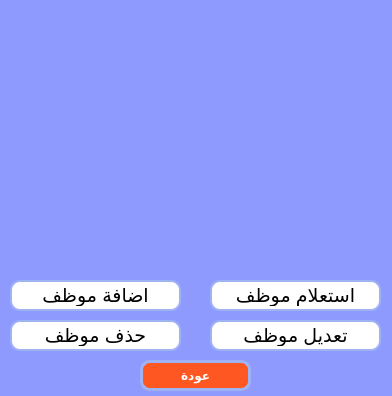
<?xml version="1.0" encoding="UTF-8"?>
<ui version="4.0">
 <class>Form</class>
 <widget class="QWidget" name="Form">
  <property name="geometry">
   <rect>
    <x>0</x>
    <y>0</y>
    <width>392</width>
    <height>396</height>
   </rect>
  </property>
  <property name="windowTitle">
   <string>ادارة الموظفين</string>
  </property>
  <property name="windowIcon">
   <iconset>
    <normaloff>Icon/Settings.jpg</normaloff>Icon/Settings.jpg</iconset>
  </property>
  <property name="styleSheet">
   <string notr="true">background-color: rgb(143, 154, 255);</string>
  </property>
  <widget class="QPushButton" name="pushButton_select_Employee">
   <property name="geometry">
    <rect>
     <x>210</x>
     <y>280</y>
     <width>171</width>
     <height>31</height>
    </rect>
   </property>
   <property name="font">
    <font>
     <family>Arial</family>
     <pointsize>14</pointsize>
    </font>
   </property>
   <property name="styleSheet">
    <string notr="true">QPushButton{
background-color: rgb(255, 255, 255);
color:rgb(0, 0, 0);
border-radius: 10px ;
padding: 3px 1px; 
font-family: &quot;Arial&quot;; 
border-radius: 10px;
border: 2px solid rgb(159, 179, 243);
}


QPushButton:hover{
    border-color: rgb(200, 150, 120); 
background-color: rgb(40, 167, 69);
}




</string>
   </property>
   <property name="text">
    <string>استعلام موظف</string>
   </property>
  </widget>
  <widget class="QPushButton" name="pushButton_Edit_Emplyee">
   <property name="geometry">
    <rect>
     <x>210</x>
     <y>320</y>
     <width>171</width>
     <height>31</height>
    </rect>
   </property>
   <property name="font">
    <font>
     <family>Arial</family>
     <pointsize>14</pointsize>
    </font>
   </property>
   <property name="styleSheet">
    <string notr="true">QPushButton{
background-color: rgb(255, 255, 255);
color:rgb(0, 0, 0);
border-radius: 10px ;
padding: 3px 1px; 
font-family: &quot;Arial&quot;; 
border-radius: 10px;
border: 2px solid rgb(159, 179, 243);
}


QPushButton:hover{
    border-color: rgb(200, 150, 120); 
background-color: rgb(40, 167, 69);
}




</string>
   </property>
   <property name="text">
    <string>تعديل موظف</string>
   </property>
  </widget>
  <widget class="QPushButton" name="pushButton_Delete_Emplyee">
   <property name="geometry">
    <rect>
     <x>10</x>
     <y>320</y>
     <width>171</width>
     <height>31</height>
    </rect>
   </property>
   <property name="font">
    <font>
     <family>Arial</family>
     <pointsize>14</pointsize>
    </font>
   </property>
   <property name="styleSheet">
    <string notr="true">QPushButton{
background-color: rgb(255, 255, 255);
color:rgb(0, 0, 0);
border-radius: 10px ;
padding: 3px 1px; 
font-family: &quot;Arial&quot;; 
border-radius: 10px;
border: 2px solid rgb(159, 179, 243);
}


QPushButton:hover{
    border-color: rgb(200, 150, 120); 
background-color: rgb(40, 167, 69);
}




</string>
   </property>
   <property name="text">
    <string>حذف موظف</string>
   </property>
  </widget>
  <widget class="QPushButton" name="pushButton_add_Emplyee">
   <property name="geometry">
    <rect>
     <x>10</x>
     <y>280</y>
     <width>171</width>
     <height>31</height>
    </rect>
   </property>
   <property name="font">
    <font>
     <family>Arial</family>
     <pointsize>14</pointsize>
    </font>
   </property>
   <property name="styleSheet">
    <string notr="true">QPushButton{
background-color: rgb(255, 255, 255);
color:rgb(0, 0, 0);
border-radius: 10px ;
padding: 3px 1px; 
font-family: &quot;Arial&quot;; 
border-radius: 10px;
border: 2px solid rgb(159, 179, 243);
}


QPushButton:hover{
    border-color: rgb(200, 150, 120); 
background-color: rgb(40, 167, 69);
}




</string>
   </property>
   <property name="text">
    <string>اضافة موظف</string>
   </property>
  </widget>
  <widget class="QLabel" name="label">
   <property name="geometry">
    <rect>
     <x>0</x>
     <y>0</y>
     <width>391</width>
     <height>261</height>
    </rect>
   </property>
   <property name="text">
    <string/>
   </property>
   <property name="pixmap">
    <pixmap>photo/manager.png</pixmap>
   </property>
   <property name="scaledContents">
    <bool>true</bool>
   </property>
  </widget>
  <widget class="QPushButton" name="pushButton_back">
   <property name="geometry">
    <rect>
     <x>140</x>
     <y>360</y>
     <width>111</width>
     <height>31</height>
    </rect>
   </property>
   <property name="font">
    <font>
     <weight>75</weight>
     <italic>false</italic>
     <bold>true</bold>
    </font>
   </property>
   <property name="styleSheet">
    <string notr="true">QPushButton{
background-color: rgb(255, 87, 34);
color:rgb(255, 255, 255);
padding: 3px 1px;  
border-radius: 10px;
border: 3px solid rgb(159, 179, 243);
}


QPushButton:hover{
   border-color: rgb(200, 150, 120); 
background-color: rgb(40, 167, 69);
}


</string>
   </property>
   <property name="text">
    <string>عودة</string>
   </property>
  </widget>
 </widget>
 <resources/>
 <connections/>
</ui>
